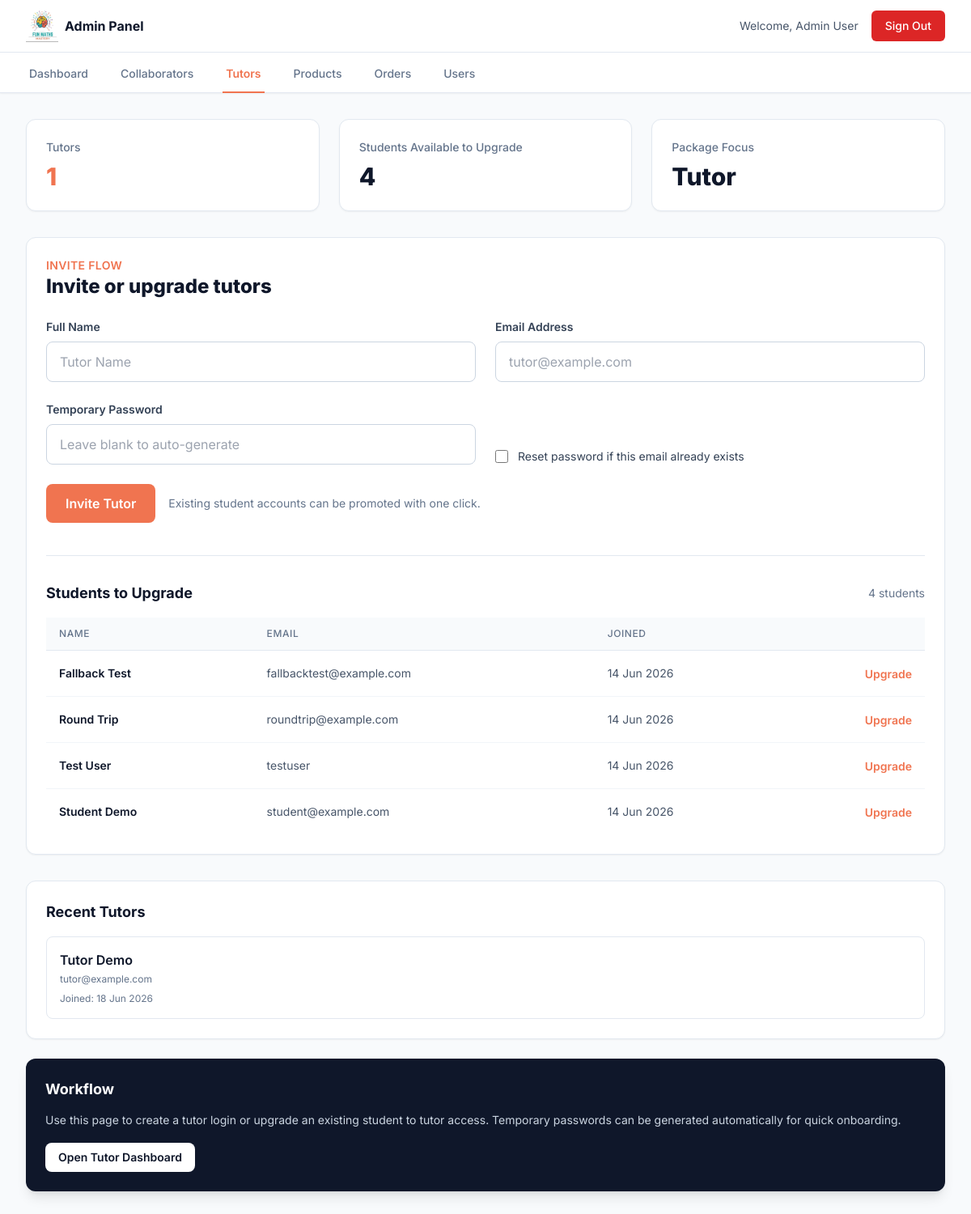
Page /app/admin/tutors.php (signed in) on the committed database.
### tables this page shows
CREATE TABLE users (
            id INTEGER PRIMARY KEY AUTOINCREMENT,
            name TEXT NOT NULL,
            email TEXT UNIQUE NOT NULL,
            password TEXT NOT NULL,
            role TEXT DEFAULT 'student',
            created_at DATETIME DEFAULT CURRENT_TIMESTAMP
        , remember_token TEXT);

### app/admin/tutors.php (the view, shortened to what this page needs)
<?php
require_once __DIR__ . '/../config/db.php';
require_once __DIR__ . '/../config/functions.php';
$totalTutors = (int)$pdo->query("SELECT COUNT(*) FROM users WHERE role = 'tutor'")->fetchColumn();
$totalStudents = (int)$pdo->query("SELECT COUNT(*) FROM users WHERE role = 'student'")->fetchColumn();
$recentTutors = getUsersByRole('tutor');
$students = getUsersByRole('student');
?>
    <div class="space-y-8">
        <section class="grid grid-cols-1 md:grid-cols-3 gap-6">
            <div class="bg-white rounded-xl border border-slate-200 p-6 shadow-sm">
                <p class="text-sm font-medium text-slate-500">Tutors</p>
                <p class="mt-2 text-3xl font-extrabold text-brand-600"><?= $totalTutors ?></p>
            </div>
            <div class="bg-white rounded-xl border border-slate-200 p-6 shadow-sm">
                <p class="text-sm font-medium text-slate-500">Students Available to Upgrade</p>
                <p class="mt-2 text-3xl font-extrabold text-slate-900"><?= $totalStudents ?></p>
            </div>
            <div class="bg-white rounded-xl border border-slate-200 p-6 shadow-sm">
                <p class="text-sm font-medium text-slate-500">Package Focus</p>
                <p class="mt-2 text-3xl font-extrabold text-slate-900">Tutor</p>
            </div>
        </section>
        <section class="grid grid-cols-1 xl:grid-cols-3 gap-8">
            <div class="xl:col-span-2 bg-white rounded-xl border border-slate-200 shadow-sm p-6">
                <div class="flex items-center justify-between gap-4 mb-6">
                    <div>
                        <p class="text-sm font-semibold text-brand-600 uppercase tracking-wide">Invite Flow</p>
                        <h1 class="text-2xl font-extrabold text-slate-900">Invite or upgrade tutors</h1>
                    </div>
                </div>
                <form method="POST" class="space-y-6">
                    <div class="grid grid-cols-1 md:grid-cols-2 gap-6">
                        <div>
                            <label class="block text-sm font-semibold text-slate-700 mb-2">Full Name</label>
                            <input type="text" name="name" class="w-full px-4 py-3 rounded-lg border border-slate-300 focus:ring-2 focus:ring-brand-600 outline-none" placeholder="Tutor Name">
                        </div>
                        <div>
                            <label class="block text-sm font-semibold text-slate-700 mb-2">Email Address</label>
                            <input type="email" name="email" class="w-full px-4 py-3 rounded-lg border border-slate-300 focus:ring-2 focus:ring-brand-600 outline-none" placeholder="tutor@example.com" required>
                        </div>
                    </div>
                    <div class="grid grid-cols-1 md:grid-cols-2 gap-6">
                        <div>
                            <label class="block text-sm font-semibold text-slate-700 mb-2">Temporary Password</label>
                            <input type="text" name="password" class="w-full px-4 py-3 rounded-lg border border-slate-300 focus:ring-2 focus:ring-brand-600 outline-none" placeholder="Leave blank to auto-generate">
                        </div>
                        <div class="flex items-end">
                            <label class="inline-flex items-center gap-3 text-sm text-slate-700">
                                <input type="checkbox" name="reset_password" value="1" class="w-4 h-4 text-brand-600 rounded border-slate-300">
                                Reset password if this email already exists
                            </label>
                        </div>
                    </div>
                    <div class="flex flex-wrap gap-4">
                        <button type="submit" class="px-6 py-3 bg-brand-600 text-white font-semibold rounded-lg hover:bg-brand-700">Invite Tutor</button>
                        <p class="text-sm text-slate-500 self-center">Existing student accounts can be promoted with one click.</p>
                    </div>
                </form>
                <div class="mt-10 border-t border-slate-200 pt-8">
                    <div class="flex items-center justify-between mb-4">
                        <h2 class="text-lg font-bold text-slate-900">Students to Upgrade</h2>
                        <span class="text-sm text-slate-500"><?= count($students) ?> students</span>
                    </div>
                    <div class="overflow-x-auto">
                        <table class="min-w-full divide-y divide-slate-200">
                            <thead class="bg-slate-50">
                                <tr>
                                    <th class="px-4 py-3 text-left text-xs font-medium text-slate-500 uppercase tracking-wider">Name</th>
                                    <th class="px-4 py-3 text-left text-xs font-medium text-slate-500 uppercase tracking-wider">Email</th>
                                    <th class="px-4 py-3 text-left text-xs font-medium text-slate-500 uppercase tracking-wider">Joined</th>
                                    <th class="px-4 py-3"></th>
                                </tr>
                            </thead>
                            <tbody class="bg-white divide-y divide-slate-100">
                                <?php if (empty($students)): ?>
                                    <tr><td colspan="4" class="px-4 py-6 text-center text-slate-500">No students available for upgrade.</td></tr>
                                <?php else: ?>
                                    <?php foreach ($students as $student): ?>
                                        <tr>
                                            <td class="px-4 py-4 text-sm font-semibold text-slate-900"><?= h($student['name']) ?></td>
                                            <td class="px-4 py-4 text-sm text-slate-600"><?= h($student['email']) ?></td>
                                            <td class="px-4 py-4 text-sm text-slate-600"><?= date('d M Y', strtotime($student['created_at'])) ?></td>
                                            <td class="px-4 py-4 text-right">
                                                <form method="POST" class="inline">
                                                    <button type="submit" class="text-sm font-semibold text-brand-600 hover:text-brand-700">Upgrade</button>
                                                </form>
                                            </td>
                                        </tr>
                                    <?php endforeach; ?>
                                <?php endif; ?>
                            </tbody>
                        </table>
                    </div>
                </div>
            </div>
            <aside class="space-y-6">
                <div class="bg-white rounded-xl border border-slate-200 shadow-sm p-6">
                    <h2 class="text-lg font-bold text-slate-900 mb-4">Recent Tutors</h2>
                    <div class="space-y-3">
                        <?php if (empty($recentTutors)): ?>
                            <p class="text-sm text-slate-500">No tutors yet.</p>
                        <?php else: ?>
                            <?php foreach (array_slice($recentTutors, 0, 6) as $tutor): ?>
                                <div class="rounded-lg border border-slate-200 p-4">
                                    <div class="font-semibold text-slate-900"><?= h($tutor['name']) ?></div>
                                    <div class="text-xs text-slate-500 mt-1"><?= h($tutor['email']) ?></div>
                                    <div class="text-xs text-slate-500 mt-2">Joined: <?= date('d M Y', strtotime($tutor['created_at'])) ?></div>
                                </div>
                            <?php endforeach; ?>
                        <?php endif; ?>
                    </div>
                </div>
                <div class="bg-slate-900 rounded-xl shadow-lg p-6 text-white">
                    <h2 class="text-lg font-bold text-brand-400">Workflow</h2>
                    <p class="mt-3 text-sm text-slate-300 leading-6">
                        Use this page to create a tutor login or upgrade an existing student to tutor access.
                        Temporary passwords can be generated automatically for quick onboarding.
                    </p>
                    <a href="../tutor-dashboard.php" class="mt-4 inline-flex px-4 py-2 rounded-lg bg-white text-slate-900 text-sm font-semibold hover:bg-slate-100">Open Tutor Dashboard</a>
                </div>
            </aside>
        </section>
    </div>

### rows in the picture
users: name "Fallback Test", email "fallbacktest@example.com", created_at "14 Jun 2026"
users: name "Round Trip", email "roundtrip@example.com", created_at "14 Jun 2026"
users: name "Test User", email "testuser", created_at "14 Jun 2026"
users: name "Student Demo", email "student@example.com", created_at "14 Jun 2026"
users: name "Tutor Demo", email "tutor@example.com", created_at "18 Jun 2026"

### other values in the picture
$_SESSION['user_name'] "Admin User"
$label "Dashboard"
$label "Collaborators"
$label "Tutors"
$label "Products"
$label "Orders"
$label "Users"
$totalTutors "1"
$totalStudents "4"
count($students) "4"
